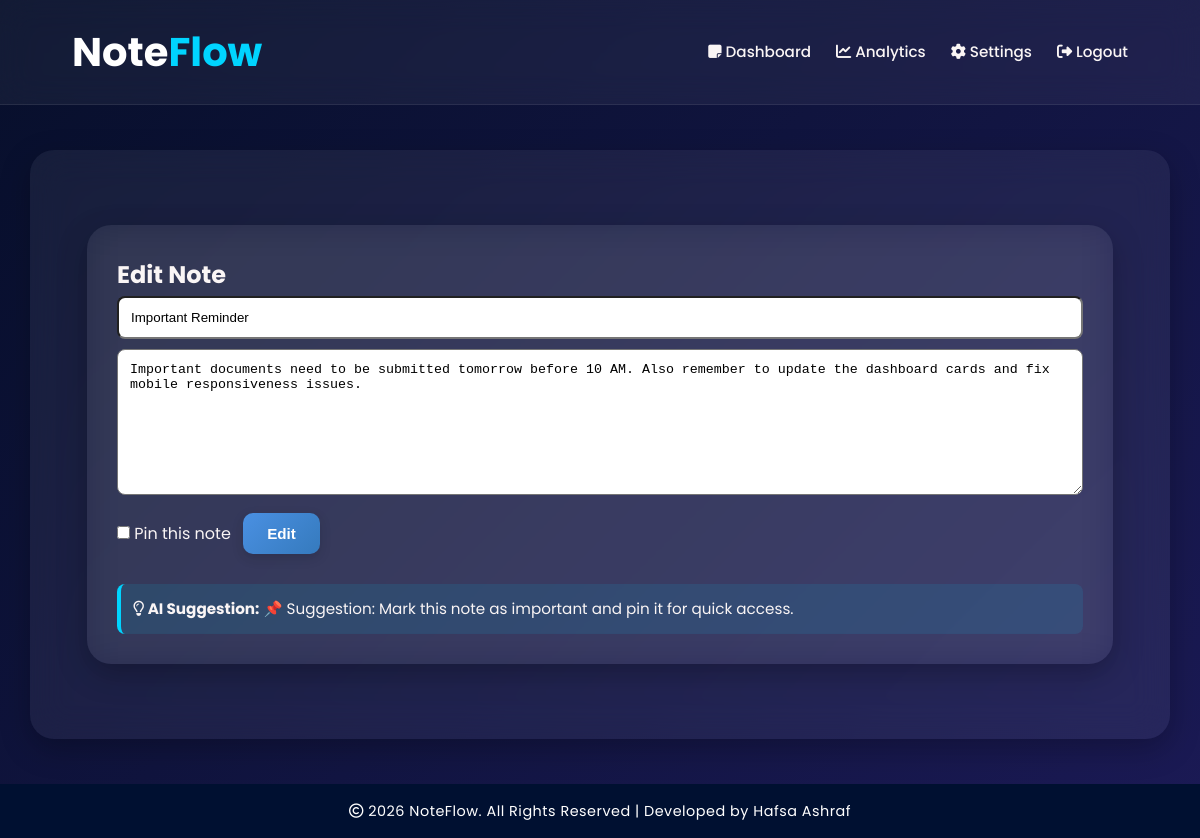
Screenshot of /note/edit/2 (signed in) with the database file from the repository.
### tables this page shows
CREATE TABLE notes (
                    id INTEGER PRIMARY KEY AUTOINCREMENT,
                    user_id INTEGER NOT NULL,
                    title TEXT NOT NULL,
                    content TEXT NOT NULL,
                    pinned INTEGER DEFAULT 0,
                    created_at TEXT,
                    updated_at TEXT,
                    FOREIGN KEY(user_id) REFERENCES users(id));

### app.py (the view, shortened to what this page needs)
@app.route("/note/edit/<int:id>", methods=["GET", "POST"])
def edit_note(id):
    if "user_id" not in session:
        return redirect(url_for("login"))
    conn = get_db()
    note = conn.execute("SELECT * FROM notes WHERE id=? AND user_id=?", (id, session["user_id"])).fetchone()
    if not note:
        conn.close()
        flash("Note not found!", "danger")
        return redirect(url_for("dashboard"))
    ai_suggestion = None
    conn.close()
    ai_suggestion = ai_generate_suggestion(note["content"])
    return render_template("note_form.html", action="Edit", note=note, ai_suggestion=ai_suggestion)

### app.py (called while the page is built, shortened)
def get_db():
    conn = sqlite3.connect(DB_PATH)
    conn.row_factory = sqlite3.Row
    return conn

def _rule_based_suggestion(text: str) -> str:
    t = (text or "").lower()
    if "exam" in t or "study" in t:
        return "📘 Suggestion: Break your study into a timetable and focus on key topics."
    if "important" in t or "urgent" in t:
        return "📌 Suggestion: Mark this note as important and pin it for quick access."

def ai_generate_suggestion(note_content: str) -> str:
    if not note_content:
        return "💡 Suggestion: Add some content to get tailored suggestions."
    return _rule_based_suggestion(note_content)

### templates/note_form.html
{% extends "base.html" %}
{% block content %}
<div class="container">
  <h2>{{ action }} Note</h2>
  <form method="POST">
    <input type="text" name="title" value="{{ note[2] if note else '' }}" placeholder="Title" required style="width:100%;padding:12px;margin-bottom:10px;border-radius:8px;">
    <textarea name="content" rows="8" style="width:100%;padding:12px;border-radius:8px;">{{ note[3] if note else '' }}</textarea>
    <label>
      <input type="checkbox" name="pinned" {% if note and note[4]==1 %}checked{% endif %}> Pin this note
    </label>
    <button type="submit">{{ action }}</button>
  </form>
  {% if ai_suggestion %}
  <div class="ai-suggestion">
    <strong><i class="fa-regular fa-lightbulb"></i> AI Suggestion:</strong> {{ ai_suggestion }}
  </div>
  {% endif %}
</div>
{% endblock %}

### static/css/style.css (style rules this page uses)
:root { --primary:#00d4ff; --secondary:#000b47; --accent:#ffcc70; --text-main:#faf5f5; --text-light:#b8c4d2; --transition:all 0.35s ease; }
* { margin: 0%;; padding: 0%;; box-sizing:border-box; }
body { font-family:'Poppins',sans-serif; background:linear-gradient(135deg,#070F2B,#1B1A55); color:var(--text-main); min-height:100vh; line-height:1.7; }
.container { width:min(1200px,90%); margin:45px auto; background:rgba(255,255,255,0.06); backdrop-filter:blur(18px); border-radius:24px; padding:45px; box-shadow:0 10px 30px rgba(0,0,0,0.25); }
button { border:none;outline:none; padding:14px 26px;border-radius:14px; cursor:pointer;font-size:0.95rem;font-weight:600; display:inline-flex;align-items:center;gap:10px; color:#fff; background:linear-gradient(135deg,var(--secondary),var(--primary)); transition:var(--transition); margin:10px 8px; }
body, .navbar, .note-card, .auth-container, .suggestion-card, footer { transition: background-color 0.3s ease, color 0.3s ease; }
body { font-size: 16px; }
button { font-size: 0.95rem; }
button { border: none; outline: none; padding: 12px 24px; border-radius: 10px; cursor: pointer; font-size: 0.95rem; font-weight: 600; display: inline-flex; align-items: center; gap: 8px; color: #fff; background: linear-gradient(135deg, #4a90e2, #357abd); box-shadow: 0 4px 12px rgba(0,0,0,0.15); transition: all 0.3s ease; }
.ai-suggestion { background: rgba(0,212,255,0.1); border-left: 4px solid var(--primary); padding: 12px; margin-top: 20px; border-radius: 8px; font-size: 0.95rem; }
html, body { height: 100%; margin: 0; padding: 0; }
body { display: flex; flex-direction: column; }
.container { flex: 1; }
@media (max-width: 1200px) { .container { width: 95%; padding: 30px; } }

### rows the page displays
notes: title "Important Reminder", content "Important documents need to be submitted tomorrow before 10 AM. Also remember to update the dashboard cards and fix mobile responsiveness issues."

### other values shown
{{ action }} "Edit"
{{ ai_suggestion }} "📌 Suggestion: Mark this note as important and pin it for quick access."
